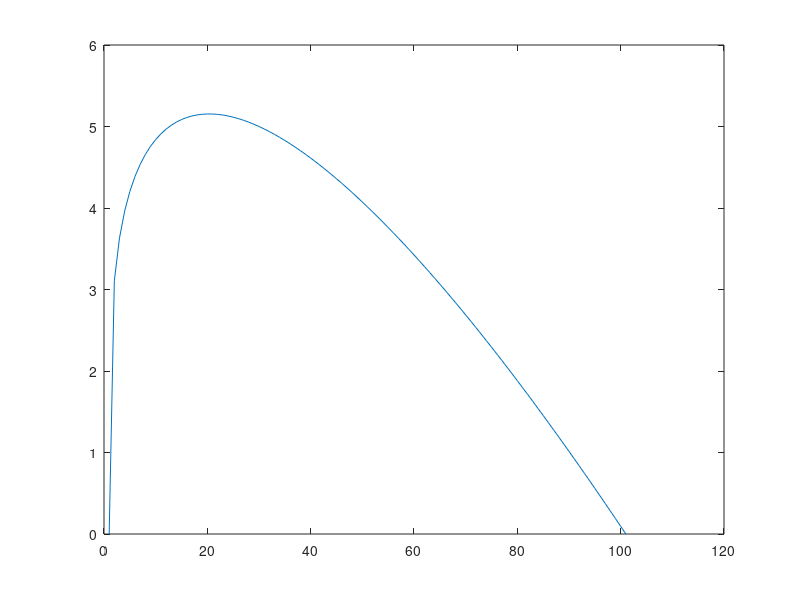

Recreate this plot in MATLAB.
clear;clc;


kgolden=(1.5/.12)^(1/.6);
LLL = (1.5/.12);
pow = .6;
sig=.26*kgolden/(5*kgolden^0.2);

sigval=zeros(101,1);
cssval=zeros(101,1);
tech = 10;
for jj=1:101
    val=(jj-1)/100;
    sigval(jj)=val;
    kss=(tech*val/LLL)^pow;
    cssval(jj)=(1-val)*tech*kss^(1-pow);
end

plot(cssval)

[a,b]=max(cssval);
'maximum steady state consumption per worker';
a
'saving rate to maximize steady state consumption per worker'
sigval(b)